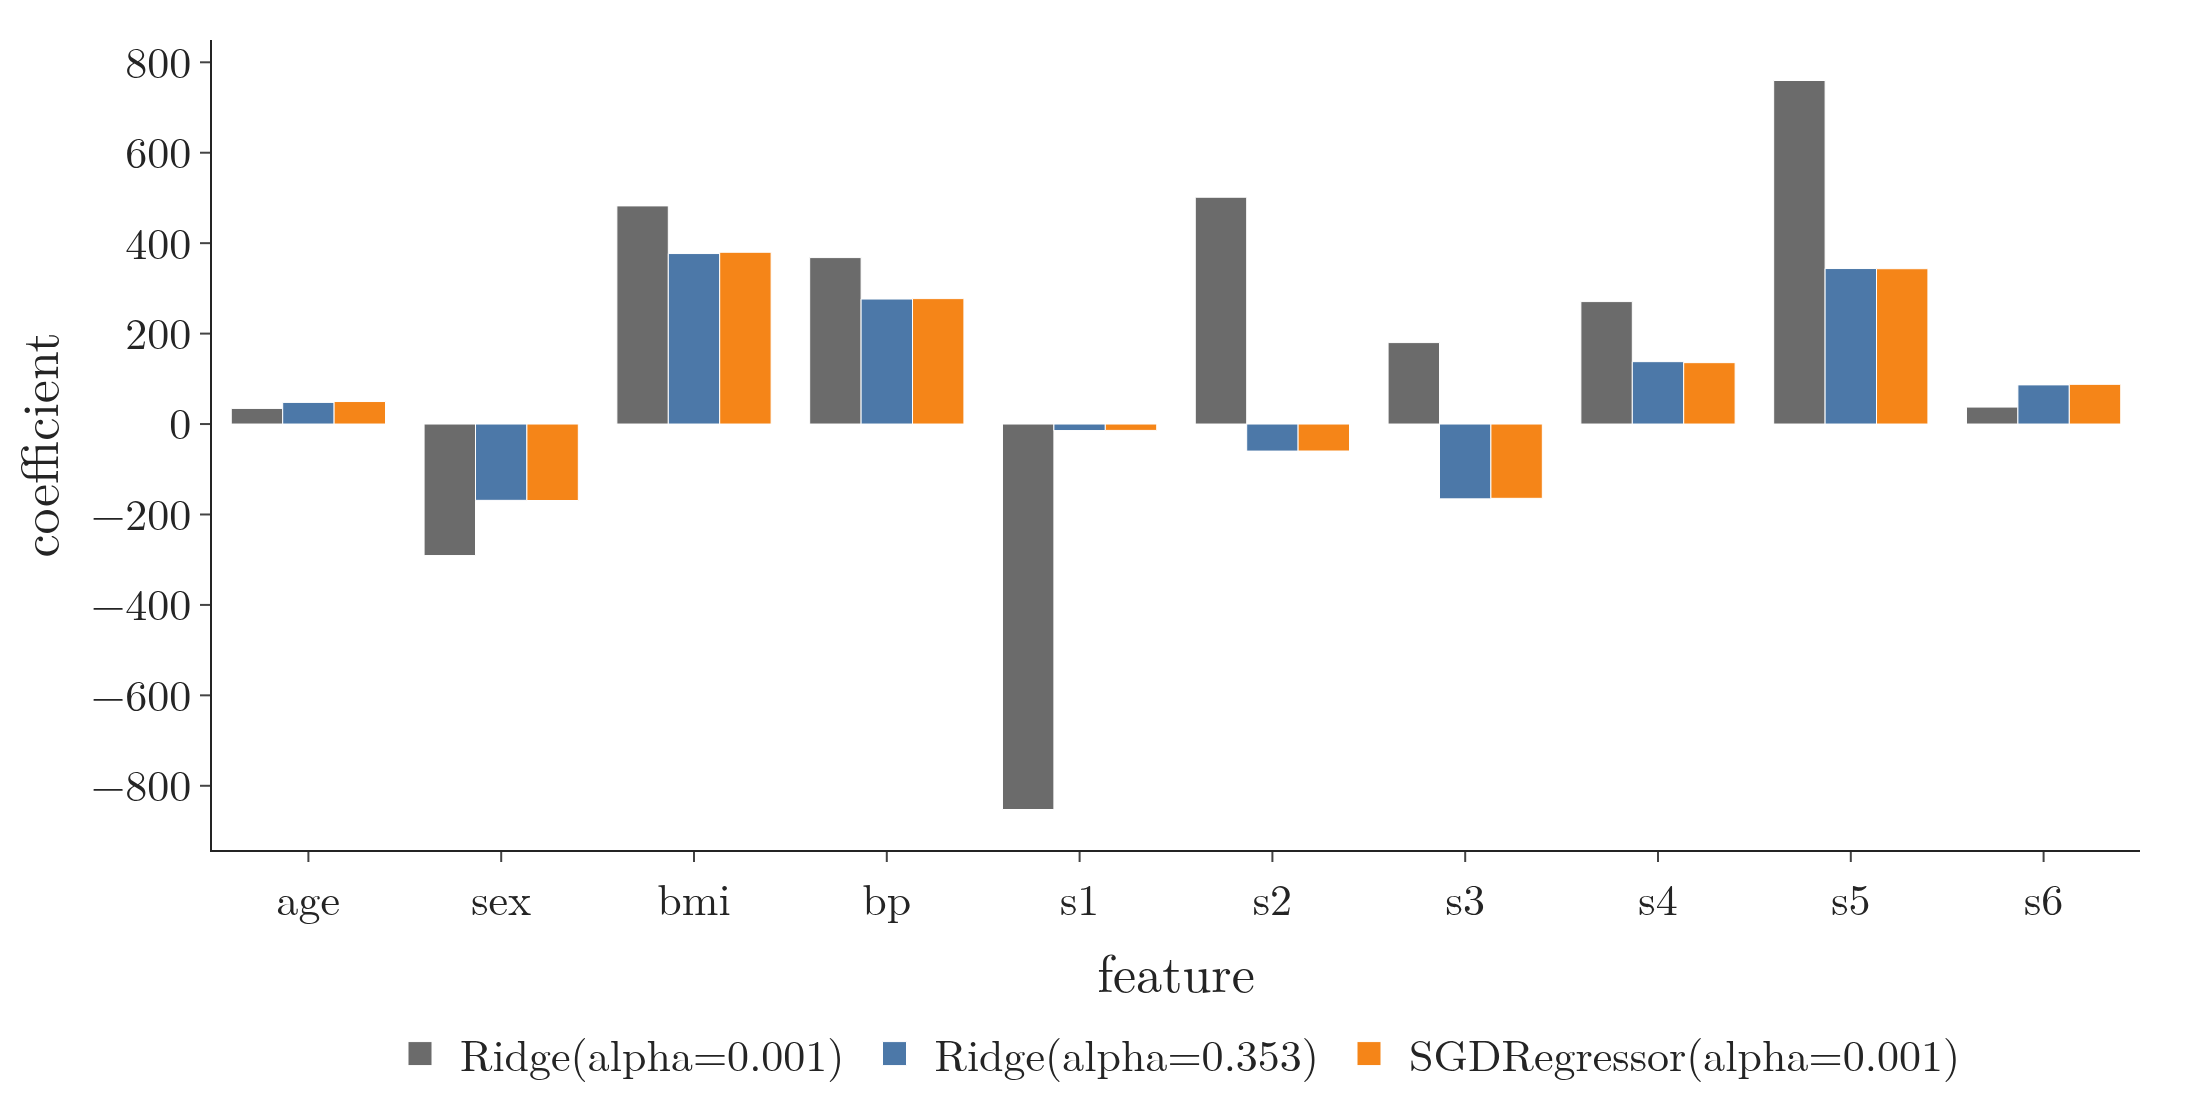

Reproduce this figure in Python.
"""The same alpha means different penalties (Plotly), diabetes data (test size 0.2, random state 4, 353 training
observations). Coefficients of SGDRegressor(penalty="l2", alpha=0.001), run for 50,000 epochs with a constant
learning rate 0.1, against Ridge(alpha=0.353) = 0.001 x 353 and Ridge(alpha=0.001). SGD lands within 3 of the first
and up to about 840 away from the second."""
import warnings
from pathlib import Path
import numpy as np
import plotly.graph_objects as go
from sklearn.datasets import load_diabetes
from sklearn.linear_model import Ridge, SGDRegressor
from sklearn.model_selection import train_test_split
from gifkit import BLUE, FONT, GREY, ORANGE

warnings.simplefilter("ignore")
here = Path(__file__).parent
X, y = load_diabetes(return_X_y=True)
Xtr, _, ytr, _ = train_test_split(X, y, test_size=0.2, random_state=4)
sgd = SGDRegressor(penalty="l2", alpha=0.001, max_iter=50_000, tol=None, eta0=0.1, learning_rate="constant",
                   random_state=0).fit(Xtr, ytr)
r1, r2 = Ridge(alpha=0.001 * len(Xtr)).fit(Xtr, ytr), Ridge(alpha=0.001).fit(Xtr, ytr)
assert len(Xtr) == 353 and np.abs(sgd.coef_ - r1.coef_).max() < 3 and 800 < np.abs(sgd.coef_ - r2.coef_).max() < 900
names = ["age", "sex", "bmi", "bp", "s1", "s2", "s3", "s4", "s5", "s6"]
fig = go.Figure([go.Bar(x=names, y=r2.coef_, name="Ridge(alpha=0.001)", marker_color=GREY),
                 go.Bar(x=names, y=r1.coef_, name="Ridge(alpha=0.353)", marker_color=BLUE),
                 go.Bar(x=names, y=sgd.coef_, name="SGDRegressor(alpha=0.001)", marker_color=ORANGE)])
fig.update_layout(template="simple_white", width=1100, height=560, font=FONT, barmode="group",
                  xaxis=dict(title="feature"), yaxis=dict(title="coefficient"),
                  legend=dict(orientation="h", x=0.5, xanchor="center", y=-0.2), margin=dict(l=80, r=30, t=20, b=130))
fig.write_image(here / "alpha_scale.png", scale=2)
